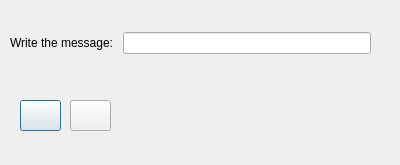
<?xml version="1.0" encoding="UTF-8"?>
<ui version="4.0">
 <class>NewMessageDialogForOwner</class>
 <widget class="QDialog" name="NewMessageDialogForOwner">
  <property name="geometry">
   <rect>
    <x>0</x>
    <y>0</y>
    <width>400</width>
    <height>165</height>
   </rect>
  </property>
  <property name="windowTitle">
   <string>Dialog</string>
  </property>
  <widget class="QPushButton" name="backB">
   <property name="geometry">
    <rect>
     <x>20</x>
     <y>100</y>
     <width>41</width>
     <height>31</height>
    </rect>
   </property>
   <property name="cursor">
    <cursorShape>PointingHandCursor</cursorShape>
   </property>
   <property name="toolTip">
    <string>Back</string>
   </property>
   <property name="statusTip">
    <string>Back</string>
   </property>
   <property name="text">
    <string/>
   </property>
   <property name="icon">
    <iconset resource="files.qrc">
     <normaloff>:/icon/images/icons8-back-arrow-96.png</normaloff>:/icon/images/icons8-back-arrow-96.png</iconset>
   </property>
   <property name="iconSize">
    <size>
     <width>55</width>
     <height>55</height>
    </size>
   </property>
  </widget>
  <widget class="QWidget" name="layoutWidget_2">
   <property name="geometry">
    <rect>
     <x>10</x>
     <y>30</y>
     <width>361</width>
     <height>26</height>
    </rect>
   </property>
   <layout class="QHBoxLayout" name="horizontalLayout_2">
    <item>
     <widget class="QLabel" name="label_2">
      <property name="text">
       <string>Write the message: </string>
      </property>
     </widget>
    </item>
    <item>
     <widget class="QLineEdit" name="textE"/>
    </item>
   </layout>
  </widget>
  <widget class="QPushButton" name="sendB">
   <property name="geometry">
    <rect>
     <x>70</x>
     <y>100</y>
     <width>41</width>
     <height>31</height>
    </rect>
   </property>
   <property name="cursor">
    <cursorShape>PointingHandCursor</cursorShape>
   </property>
   <property name="toolTip">
    <string>Send</string>
   </property>
   <property name="text">
    <string/>
   </property>
   <property name="icon">
    <iconset resource="files.qrc">
     <normaloff>:/icon/images/icons8-telegram-app-96.png</normaloff>:/icon/images/icons8-telegram-app-96.png</iconset>
   </property>
   <property name="iconSize">
    <size>
     <width>55</width>
     <height>55</height>
    </size>
   </property>
  </widget>
 </widget>
 <resources>
  <include location="files.qrc"/>
 </resources>
 <connections/>
</ui>
